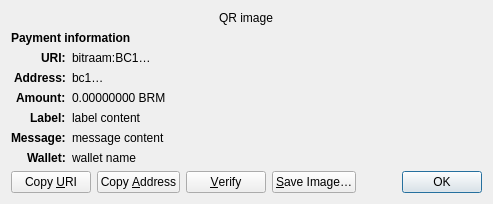
<?xml version="1.0" encoding="UTF-8"?>
<ui version="4.0">
 <class>ReceiveRequestDialog</class>
 <widget class="QDialog" name="ReceiveRequestDialog">
  <property name="geometry">
   <rect>
    <x>0</x>
    <y>0</y>
    <width>413</width>
    <height>229</height>
   </rect>
  </property>
  <property name="windowTitle">
   <string>Request payment to …</string>
  </property>
  <layout class="QGridLayout" name="gridLayout" columnstretch="0,1">
   <property name="sizeConstraint">
    <enum>QLayout::SetFixedSize</enum>
   </property>
   <item row="0" column="0" colspan="2" alignment="Qt::AlignHCenter">
    <widget class="QRImageWidget" name="qr_code">
     <property name="text">
      <string notr="true">QR image</string>
     </property>
     <property name="textInteractionFlags">
      <set>Qt::NoTextInteraction</set>
     </property>
    </widget>
   </item>
   <item row="1" column="0" colspan="2">
    <widget class="QLabel" name="payment_header">
     <property name="font">
      <font>
       <weight>75</weight>
       <bold>true</bold>
      </font>
     </property>
     <property name="text">
      <string>Payment information</string>
     </property>
     <property name="textInteractionFlags">
      <set>Qt::NoTextInteraction</set>
     </property>
    </widget>
   </item>
   <item row="2" column="0" alignment="Qt::AlignRight|Qt::AlignTop">
    <widget class="QLabel" name="uri_tag">
     <property name="font">
      <font>
       <weight>75</weight>
       <bold>true</bold>
      </font>
     </property>
     <property name="text">
      <string notr="true">URI:</string>
     </property>
     <property name="textFormat">
      <enum>Qt::PlainText</enum>
     </property>
     <property name="textInteractionFlags">
      <set>Qt::NoTextInteraction</set>
     </property>
    </widget>
   </item>
   <item row="2" column="1" alignment="Qt::AlignTop">
    <widget class="QLabel" name="uri_content">
     <property name="text">
      <string notr="true">bitraam:BC1…</string>
     </property>
     <property name="textFormat">
      <enum>Qt::RichText</enum>
     </property>
     <property name="wordWrap">
      <bool>true</bool>
     </property>
     <property name="textInteractionFlags">
      <set>Qt::TextSelectableByMouse</set>
     </property>
    </widget>
   </item>
   <item row="3" column="0" alignment="Qt::AlignRight|Qt::AlignTop">
    <widget class="QLabel" name="address_tag">
     <property name="font">
      <font>
       <weight>75</weight>
       <bold>true</bold>
      </font>
     </property>
     <property name="text">
      <string>Address:</string>
     </property>
     <property name="textInteractionFlags">
      <set>Qt::NoTextInteraction</set>
     </property>
    </widget>
   </item>
   <item row="3" column="1" alignment="Qt::AlignTop">
    <widget class="QLabel" name="address_content">
     <property name="text">
      <string notr="true">bc1…</string>
     </property>
     <property name="textFormat">
      <enum>Qt::PlainText</enum>
     </property>
     <property name="textInteractionFlags">
      <set>Qt::TextSelectableByMouse</set>
     </property>
    </widget>
   </item>
   <item row="4" column="0" alignment="Qt::AlignRight|Qt::AlignTop">
    <widget class="QLabel" name="amount_tag">
     <property name="font">
      <font>
       <weight>75</weight>
       <bold>true</bold>
      </font>
     </property>
     <property name="text">
      <string>Amount:</string>
     </property>
     <property name="textInteractionFlags">
      <set>Qt::NoTextInteraction</set>
     </property>
    </widget>
   </item>
   <item row="4" column="1" alignment="Qt::AlignTop">
    <widget class="QLabel" name="amount_content">
     <property name="text">
      <string notr="true">0.00000000 BRM</string>
     </property>
     <property name="textFormat">
      <enum>Qt::PlainText</enum>
     </property>
     <property name="textInteractionFlags">
      <set>Qt::TextSelectableByMouse</set>
     </property>
    </widget>
   </item>
   <item row="5" column="0" alignment="Qt::AlignRight|Qt::AlignTop">
    <widget class="QLabel" name="label_tag">
     <property name="font">
      <font>
       <weight>75</weight>
       <bold>true</bold>
      </font>
     </property>
     <property name="text">
      <string>Label:</string>
     </property>
     <property name="textInteractionFlags">
      <set>Qt::NoTextInteraction</set>
     </property>
    </widget>
   </item>
   <item row="5" column="1" alignment="Qt::AlignTop">
    <widget class="QLabel" name="label_content">
     <property name="text">
      <string notr="true">label content</string>
     </property>
     <property name="textFormat">
      <enum>Qt::PlainText</enum>
     </property>
     <property name="wordWrap">
      <bool>true</bool>
     </property>
     <property name="textInteractionFlags">
      <set>Qt::TextSelectableByMouse</set>
     </property>
    </widget>
   </item>
   <item row="6" column="0" alignment="Qt::AlignRight|Qt::AlignTop">
    <widget class="QLabel" name="message_tag">
     <property name="font">
      <font>
       <weight>75</weight>
       <bold>true</bold>
      </font>
     </property>
     <property name="text">
      <string>Message:</string>
     </property>
     <property name="textInteractionFlags">
      <set>Qt::NoTextInteraction</set>
     </property>
    </widget>
   </item>
   <item row="6" column="1" alignment="Qt::AlignTop">
    <widget class="QLabel" name="message_content">
     <property name="text">
      <string notr="true">message content</string>
     </property>
     <property name="textFormat">
      <enum>Qt::PlainText</enum>
     </property>
     <property name="wordWrap">
      <bool>true</bool>
     </property>
     <property name="textInteractionFlags">
      <set>Qt::TextSelectableByMouse</set>
     </property>
    </widget>
   </item>
   <item row="7" column="0" alignment="Qt::AlignRight|Qt::AlignTop">
    <widget class="QLabel" name="wallet_tag">
     <property name="font">
      <font>
       <weight>75</weight>
       <bold>true</bold>
      </font>
     </property>
     <property name="text">
      <string>Wallet:</string>
     </property>
     <property name="textInteractionFlags">
      <set>Qt::NoTextInteraction</set>
     </property>
    </widget>
   </item>
   <item row="7" column="1" alignment="Qt::AlignTop">
    <widget class="QLabel" name="wallet_content">
     <property name="text">
      <string notr="true">wallet name</string>
     </property>
     <property name="textFormat">
      <enum>Qt::PlainText</enum>
     </property>
     <property name="wordWrap">
      <bool>true</bool>
     </property>
     <property name="textInteractionFlags">
      <set>Qt::TextSelectableByMouse</set>
     </property>
    </widget>
   </item>
   <item row="8" column="0" colspan="2">
    <layout class="QHBoxLayout" name="horizontalLayout">
     <item>
      <widget class="QPushButton" name="btnCopyURI">
       <property name="text">
        <string>Copy &amp;URI</string>
       </property>
       <property name="autoDefault">
        <bool>false</bool>
       </property>
      </widget>
     </item>
     <item>
      <widget class="QPushButton" name="btnCopyAddress">
       <property name="text">
        <string>Copy &amp;Address</string>
       </property>
       <property name="autoDefault">
        <bool>false</bool>
       </property>
      </widget>
     </item>
     <item>
      <widget class="QPushButton" name="btnVerify">
       <property name="text">
        <string>&amp;Verify</string>
       </property>
       <property name="toolTip">
        <string>Verify this address on e.g. a hardware wallet screen</string>
       </property>
       <property name="autoDefault">
        <bool>false</bool>
       </property>
      </widget>
     </item>
     <item>
      <widget class="QPushButton" name="btnSaveAs">
       <property name="text">
        <string>&amp;Save Image…</string>
       </property>
       <property name="autoDefault">
        <bool>false</bool>
       </property>
      </widget>
     </item>
     <item>
      <spacer name="horizontalSpacer_2">
       <property name="orientation">
        <enum>Qt::Horizontal</enum>
       </property>
       <property name="sizeHint" stdset="0">
        <size>
         <width>40</width>
         <height>20</height>
        </size>
       </property>
      </spacer>
     </item>
     <item>
      <widget class="QDialogButtonBox" name="buttonBox">
       <property name="focusPolicy">
        <enum>Qt::StrongFocus</enum>
       </property>
       <property name="standardButtons">
        <set>QDialogButtonBox::Ok</set>
       </property>
      </widget>
     </item>
    </layout>
   </item>
  </layout>
 </widget>
 <customwidgets>
  <customwidget>
   <class>QRImageWidget</class>
   <extends>QLabel</extends>
   <header>qt/qrimagewidget.h</header>
  </customwidget>
 </customwidgets>
 <tabstops>
  <tabstop>buttonBox</tabstop>
  <tabstop>btnCopyURI</tabstop>
  <tabstop>btnCopyAddress</tabstop>
  <tabstop>btnSaveAs</tabstop>
 </tabstops>
 <resources/>
 <connections>
  <connection>
   <sender>buttonBox</sender>
   <signal>accepted()</signal>
   <receiver>ReceiveRequestDialog</receiver>
   <slot>accept()</slot>
   <hints>
    <hint type="sourcelabel">
     <x>135</x>
     <y>230</y>
    </hint>
    <hint type="destinationlabel">
     <x>135</x>
     <y>126</y>
    </hint>
   </hints>
  </connection>
 </connections>
</ui>
